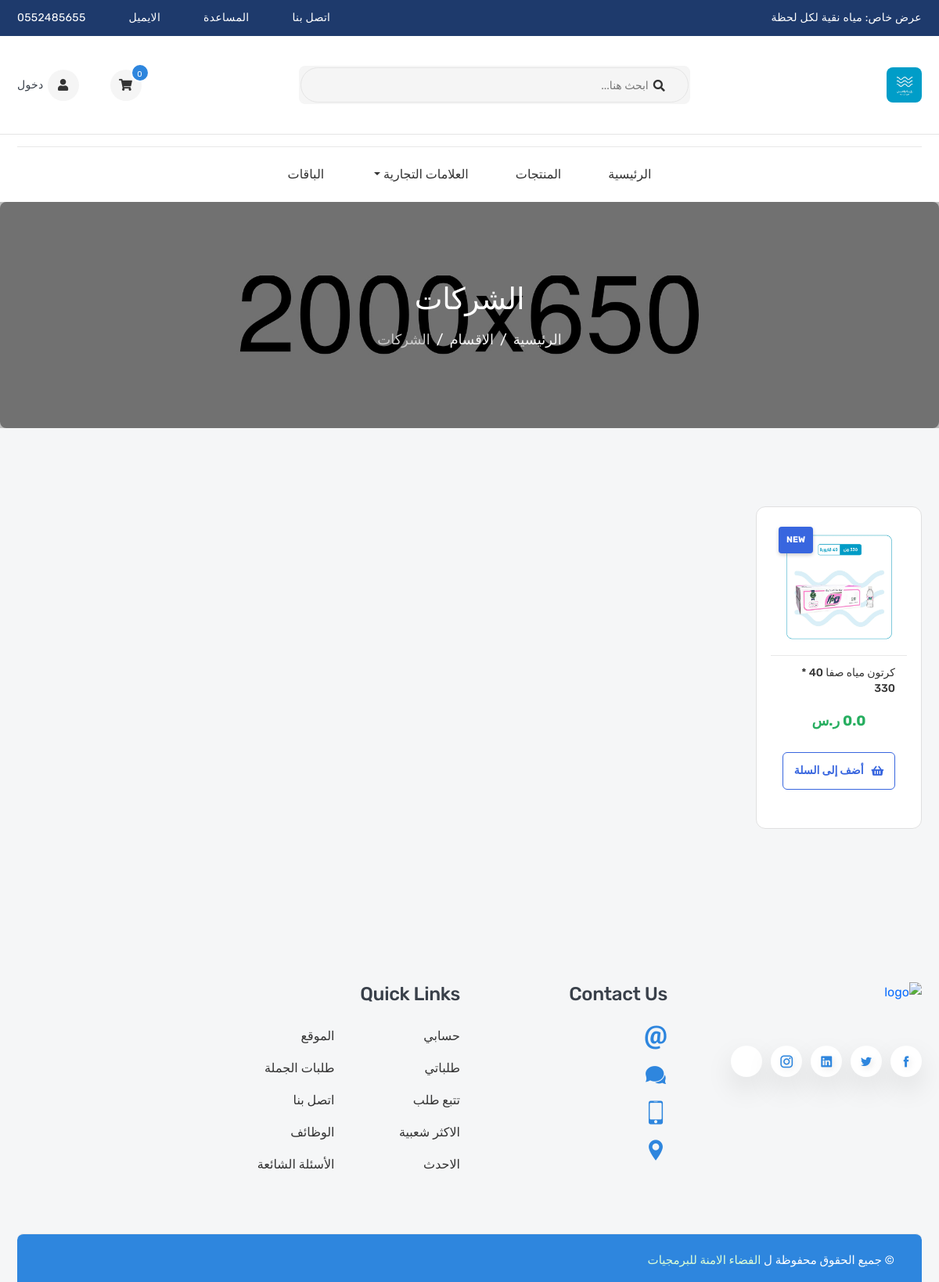
Before: /products/categories/الشركات with the older database file.
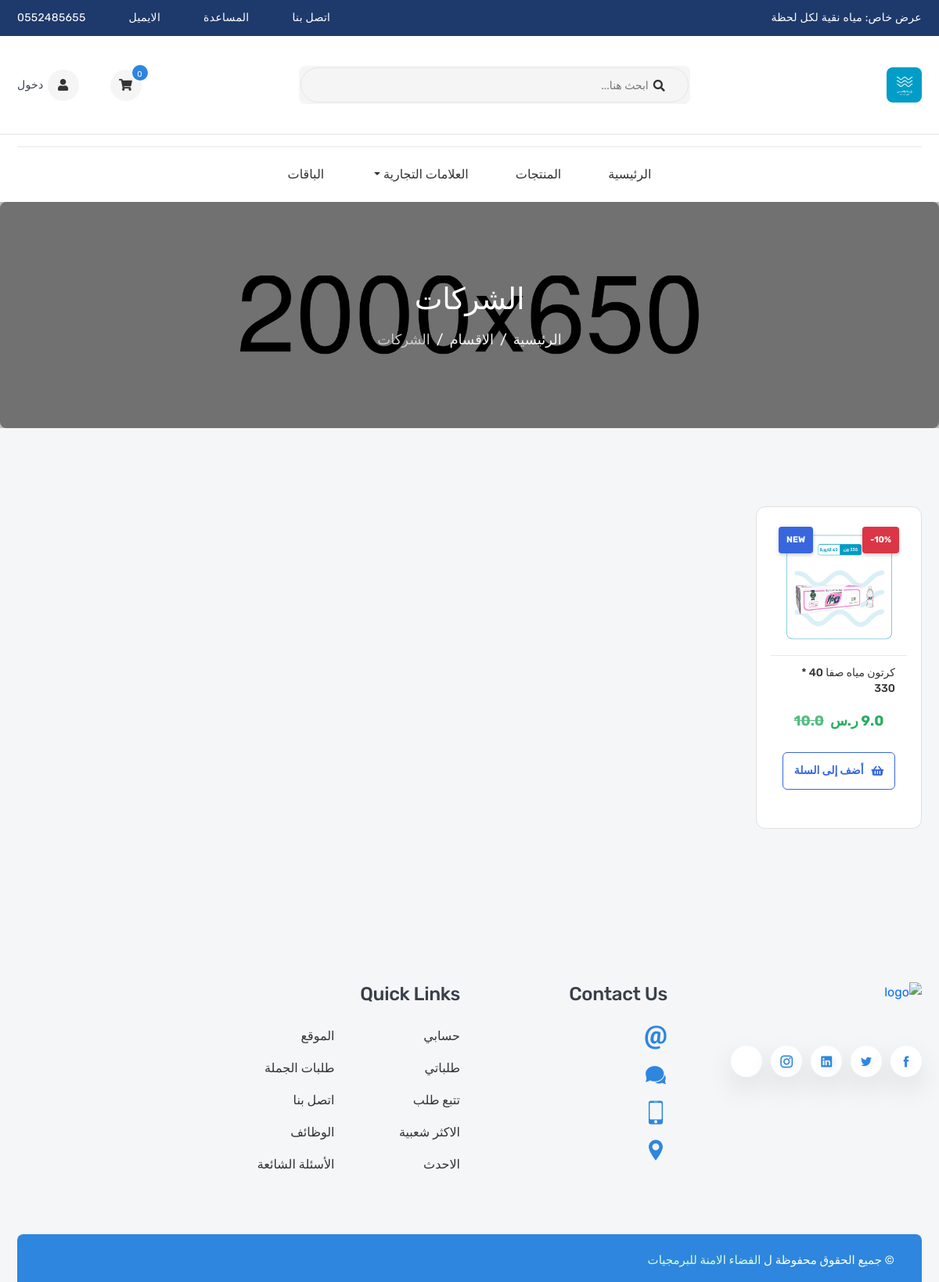
After: the same page with the newer database file.
### products/models.py (models this page shows, shortened)
class Category(models.Model):
    name = models.CharField(_("Name"), max_length=50)
    image = models.ImageField(_("Images"), upload_to='Category')
    slug = models.SlugField(_("Slug"), null=True, blank=True, allow_unicode=True)

class Product(models.Model):
    name = models.CharField(_("Name"), max_length=120)
    flag = models.CharField(_("Flag"),max_length=10, choices=FLAG_TYPES)
    image = models.ImageField(_("Image"), upload_to='products', default='products/default.jpg')
    old_price  = models.FloatField(_("السعر الأصلي") , default=0)
    new_price = models.FloatField(_("السعر المخفض (اختياري)"), default=0, blank=True)
    linkVideo = models.CharField(_("Link Video"), max_length=100, null=True, blank=True)
    sku = models.CharField(_("Sku"), max_length=50, null=True, blank=True)
    subtitle = models.CharField(_("Subtitle"), max_length=300, null=True, blank=True)
    descriptions = models.TextField(_("Descriptions"), max_length=40000, null=True, blank=True)
    quantity = models.IntegerField(_("Quantity"))
    brand = models.ForeignKey("Brand", verbose_name=('Brand'), related_name='product_brand', on_delete=models.SET_NULL, null=True, blank=True)
    category = models.ManyToManyField("Category", verbose_name=_('Category'), related_name='product_category', blank=True)
    slug = models.SlugField(_("Slug"), null=True, blank=True, allow_unicode=True)
    active = models.BooleanField(_("Active"), default=True)
    create_at = models.DateTimeField(_("Create at"), default=timezone.now, null=True, blank=True)
    product_type = models.CharField(_("Product Type"), max_length=10, choices=PRODUCT_TYPES, default='single')
    sales_count = models.IntegerField(_("Sales Count"), default=0)
    tags = TaggableManager()
    @property
    def discount_percentage(self):
        if self.old_price > 0 and self.new_price > 0 and self.old_price > self.new_price:
            discount = ((self.old_price - self.new_price) / self.old_price) * 100
            return int(discount)
        return 0

### products/views.py (the view)
# urls.py: path('categories/<str:slug>', CategoryDetail.as_view(), name='category_detail'),
class CategoryDetail(ListView):
    model = Product     #context : object_list, model_list
    template_name = 'products/category_detail.html'
    def get_queryset(self):
        category = Category.objects.get(slug=self.kwargs['slug'])
        return super().get_queryset().filter(category=category)
    def get_context_data(self, **kwargs):
        context = super().get_context_data(**kwargs)
        context["category"] = Category.objects.get(slug=self.kwargs['slug'])
        return context

### templates/products/category_detail.html (shortened to what this page needs)
{% extends 'base.html' %}
{% load static %}
{% block content %}
<section class="inner-section single-banner"
    style="background: url({% static 'ar/images/single-banner.jpg' %}) no-repeat center">
    <div class="container">
        <h2>{{ category.name }}</h2>
        <ol class="breadcrumb">
            <li class="breadcrumb-item"><a href="{% url 'home' %}">الرئيسية</a></li>
            <li class="breadcrumb-item"><a href="{% url 'category_list' %}">الاقسام</a></li>
            <li class="breadcrumb-item active" aria-current="page">{{ category.name }}</li>
        </ol>
    </div>
</section>
<section class="inner-section shop-part">
    <div class="container">
        <div class="row content-reverse">
            <div class="col-lg-12">
                <div class="row row-cols-2 row-cols-md-3 row-cols-lg-4 row-cols-xl-5">
                    {% for product in object_list %}
                    <div class="col">
                        {% include 'includes/product_card.html' with product=product %}
                    </div>
                    {% endfor %}
                </div>
            </div>
        </div>
    </div>
</section>
{% endblock %}

### templates/base.html (shortened to what this page needs)
{% load static %}
<!DOCTYPE html>
<html lang="en" dir="rtl">
<head>
    <link rel="stylesheet" href="{% static 'ar/fonts/flaticon/flaticon.css' %}">
    <link rel="stylesheet" href="{% static 'ar/fonts/icofont/icofont.min.css' %}">
    <link rel="stylesheet" href="{% static 'ar/fonts/fontawesome/fontawesome.min.css' %}">
    <link rel="stylesheet" href="{% static 'ar/vendor/venobox/venobox.min.css' %}">
    <link rel="stylesheet" href="{% static 'ar/vendor/slickslider/slick.min.css' %}">
    <link rel="stylesheet" href="{% static 'ar/vendor/niceselect/nice-select.min.css' %}">
    <link rel="stylesheet" href="{% static 'ar/vendor/bootstrap/bootstrap.min.css' %}">
    <link rel="stylesheet" href="{% static 'ar/css/main.css' %}">
    <link rel="stylesheet" href="{% static 'ar/css/index.css' %}">
    <link rel="stylesheet" href="{% static 'ar/css/header_redesign.css' %}">
</head>
<body>
    <div class="header-top">
        <div class="container">
            <div class="row">
                <div class="col-md-7 col-lg-6">
                    <div class="header-top-welcome">
                        <p>عرض خاص: مياه نقية لكل لحظة</p>
                    </div>
                </div>
                <div class="col-md-5 col-lg-6">
                    <ul class="header-top-list">
                        <li><a href="contact.html">اتصل بنا</a></li>
                        <li><a href="faq.html">المساعدة</a></li>
                        <li><a href="#">الايميل</a></li>
                        <li><a href="tel:0552485655">0552485655</a></li>
                    </ul>
                </div>
            </div>
        </div>
    </div>
    <header class="header-part">
        <div class="container">
            <div class="header-content">
                <a href="/" class="header-logo">
                    <img src="{{ company_logo }}" alt="logo">
                </a>
                <form class="header-form">
                    <input type="text" placeholder="ابحث هنا...">
                    <button><i class="fas fa-search"></i></button>
                </form>
                <div class="header-widget-group">
                    <a href="{% url 'cart:cart_detail' %}" class="header-widget header-cart" title="سلة المشتريات">
                        <i class="fas fa-shopping-cart"></i>
                        <sup class="cart-count">{{ cart|length }}</sup>
                    </a>
                    {% if request.user.is_authenticated %}
                    <div class="dropdown">
                        <a href="#" class="header-widget dropdown-toggle" data-bs-toggle="dropdown" style="display: flex; align-items: center; gap: 5px; text-decoration: none;">
                            <i class="fas fa-user"></i>
                            <span style="font-size: 14px;">أهلا، {{ request.user.username }}</span>
                        </a>
                        <ul class="dropdown-menu">
                            <li><a class="dropdown-item" href="#">الصفحة الشخصية</a></li>
                            <li><a class="dropdown-item" href="#">الإعدادات</a></li>
                            <li><hr class="dropdown-divider"></li>
                            <li>
                                <form action="{% url 'logout' %}" method="post">
                                    {% csrf_token %}
                                    <button class="dropdown-item" type="submit">تسجيل الخروج</button>
                                </form>
                            </li>
                        </ul>
                    </div>
                    {% else %}
                    <a href="{% url 'login' %}" class="header-widget" title="تسجيل الدخول">
                        <i class="fas fa-user"></i>
                        <span style="font-size: 14px; margin-right:5px;">دخول</span>
                    </a>
                    {% endif %}
                </div>
            </div>
        </div>
    </header>
    <nav class="navbar-part">
        <div class="container">
            <div class="row">
                <div class="col-lg-12">
                    <div class="navbar-content">
                        <ul class="navbar-list">
                            <li class="navbar-item">
                                <a class="navbar-link {% if request.resolver_match.url_name == 'home' %}active{% endif %}"
                                    href="{% url 'home' %}">الرئيسية</a>
                            </li>
                            <li class="navbar-item">
                                <a class="navbar-link {% if request.resolver_match.url_name == 'product_list' %}active{% endif %}"
                                    href="{% url 'product_list' %}">المنتجات</a>
                            </li>
                            <li class="navbar-item dropdown">
                                <a class="navbar-link dropdown-toggle" href="#" id="navbarDropdown" role="button" data-bs-toggle="dropdown" aria-expanded="false">
                                    العلامات التجارية
                                </a>
                            </li>
                            <li class="navbar-item">
                                <a class="navbar-link {% if request.resolver_match.url_name == 'bundle_list' %}active{% endif %}"
                                    href="{% url 'bundle_list' %}">الباقات</a>
                            </li>
                        </ul>
                    </div>
                </div>
            </div>
        </div>
    </nav>
    {% block content %}
    {% endblock %}
    <footer class="footer-part">
        <div class="container">
            <div class="row">
                <div class="col-sm-6 col-xl-3">
                    <div class="footer-widget">
                        <a class="footer-logo" href="/">
                            <img src="{{ company.logo.url }}" alt="logo">
                        </a>
                        <ul class="footer-social">
                            <li><a class="icofont-facebook" href="#"></a></li>
                            <li><a class="icofont-twitter" href="#"></a></li>
                            <li><a class="icofont-linkedin" href="#"></a></li>
                            <li><a class="icofont-instagram" href="#"></a></li>
                            <li><a class="icofont-brand-whatsapp" href="#"></a></li>
                        </ul>
                    </div>
                </div>
                <div class="col-sm-6 col-xl-3">
                    <div class="footer-widget contact">
                        <h3 class="footer-title">contact us</h3>
                        <ul class="footer-contact">
                            <li>
                                <i class="icofont-ui-email"></i>
                            </li>
                            <li>
                                <i class="icofont-speech-comments"></i>
                            </li>
                            <li>
                                <i class="icofont-ui-touch-phone"></i>
                            </li>
                            <li>
                                <i class="icofont-location-pin"></i>
                            </li>
                        </ul>
                    </div>
                </div>
                <div class="col-sm-6 col-xl-3">
                    <div class="footer-widget">
                        <h3 class="footer-title">quick Links</h3>
                        <div class="footer-links">
                            <ul>
                                <li><a href="#">حسابي</a></li>
                                <li><a href="#">طلباتي</a></li>
                                <li><a href="#">تتبع طلب</a></li>
                                <li><a href="#">الاكثر شعبية</a></li>
                                <li><a href="#">الاحدث</a></li>
                            </ul>
                            <ul>
                                <li><a href="#">الموقع</a></li>
                                <li><a href="#">طلبات الجملة</a></li>
                                <li><a href="#">اتصل بنا</a></li>
                                <li><a href="#">الوظائف</a></li>
                                <li><a href="#">الأسئلة الشائعة</a></li>
                            </ul>
                        </div>
                    </div>
                </div>
            </div>
            <div class="row">
                <div class="col-12">
                    <div class="footer-bottom">
                        <p class="footer-copytext">&copy; جميع الحقوق محفوظة ل <a target="_blank" href="#">الفضاء الامنة
                                للبرمجيات</a></p>
                    </div>
                </div>
            </div>
        </div>
    </footer>
</body>
</html>

### templates/cart/partials/sidebar_cart.html (shortened to what this page needs)
{% load static %}

### templates/includes/product_card.html (shortened to what this page needs)
{% load static %}
<div class="product-card">
    <div class="product-media">
        <div class="product-badges">
            {% if product.flag %}
            <span class="badge-item badge-flag">{{ product.flag }}</span>
            {% else %}
            <span></span>
            {% endif %}
            {% if product.discount_percentage > 0 %}
            <span class="badge-item badge-discount">-{{ product.discount_percentage }}%</span>
            {% endif %}
        </div>
        <a class="product-image" href="{% url 'product_detail' product.slug %}">
            <img src="{{ product.image.url }}" alt="product" />
        </a>
    </div>
    <div class="product-content">
        <h6 class="product-name">
            <a href="{% url 'product_detail' product.slug %}">{{ product.name }}</a>
        </h6>
        <div class="product-price">
            {% if product.new_price > 0 %}
                <span class="new-price">{{ product.new_price }} <span class="currency">ر.س</span></span>
                {% if product.old_price > product.new_price %}
                    <span class="old-price">{{ product.old_price }}</span>
                {% endif %}
            {% else %}
                <span class="new-price">{{ product.old_price }} <span class="currency">ر.س</span></span>
            {% endif %}
        </div>
        <button class="product-add" title="أضف إلى السلة" data-id="{{ product.id }}">
            <i class="fas fa-shopping-basket"></i>
            <span>أضف إلى السلة</span>
        </button>
    </div>
</div>

Changed rows visible on the page:
changed Product "كرتون مياه صفا 40 * 330": new_price (not shown) → "9.0"; old_price (not shown) → "10.0"
